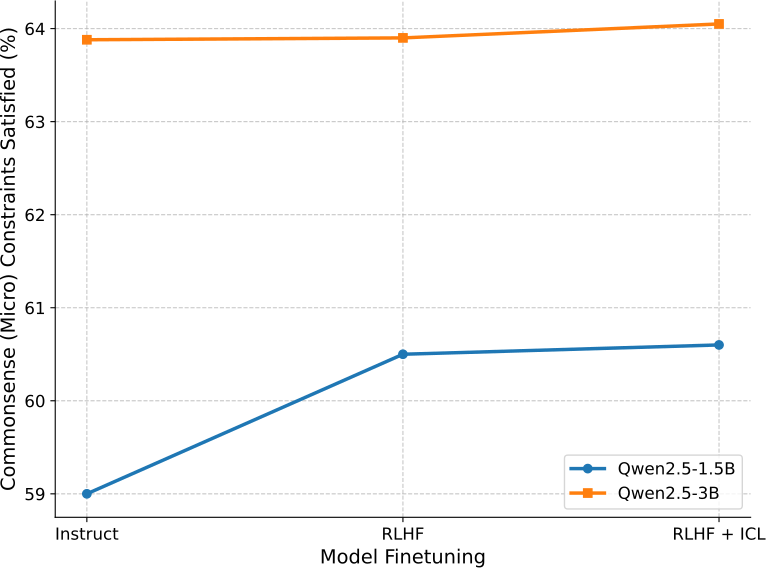

Generate this figure with Python:
import matplotlib.pyplot as plt

# Data
x_labels = ["Instruct", "RLHF", "RLHF + ICL"]
x = range(len(x_labels))
qwen_1_5b = [59.00, 60.50, 60.60]
qwen_3b = [63.88, 63.90, 64.05]

# Create the plot
plt.figure(figsize=(8, 6))
plt.plot(x, qwen_1_5b, label="Qwen2.5-1.5B", marker="o", linewidth=2.5)
plt.plot(x, qwen_3b, label="Qwen2.5-3B", marker="s", linewidth=2.5)

# Format the axes
plt.xticks(ticks=x, labels=x_labels, fontsize=12)
plt.yticks(fontsize=12)
plt.ylabel("Commonsense (Micro) Constraints Satisfied (%)", fontsize=14)
plt.xlabel("Model Finetuning", fontsize=14)

# Add grid and legend
plt.grid(visible=True, linestyle="--", alpha=0.7)
plt.legend(fontsize=12, loc="lower right")

# Remove borders
plt.gca().spines["top"].set_visible(False)
plt.gca().spines["right"].set_visible(False)

# Save the plot as a PDF
plt.tight_layout()
plt.savefig("commonsense_constraints_figure.pdf", format="pdf", bbox_inches="tight", pad_inches=0)

# Show the plot
plt.show()
